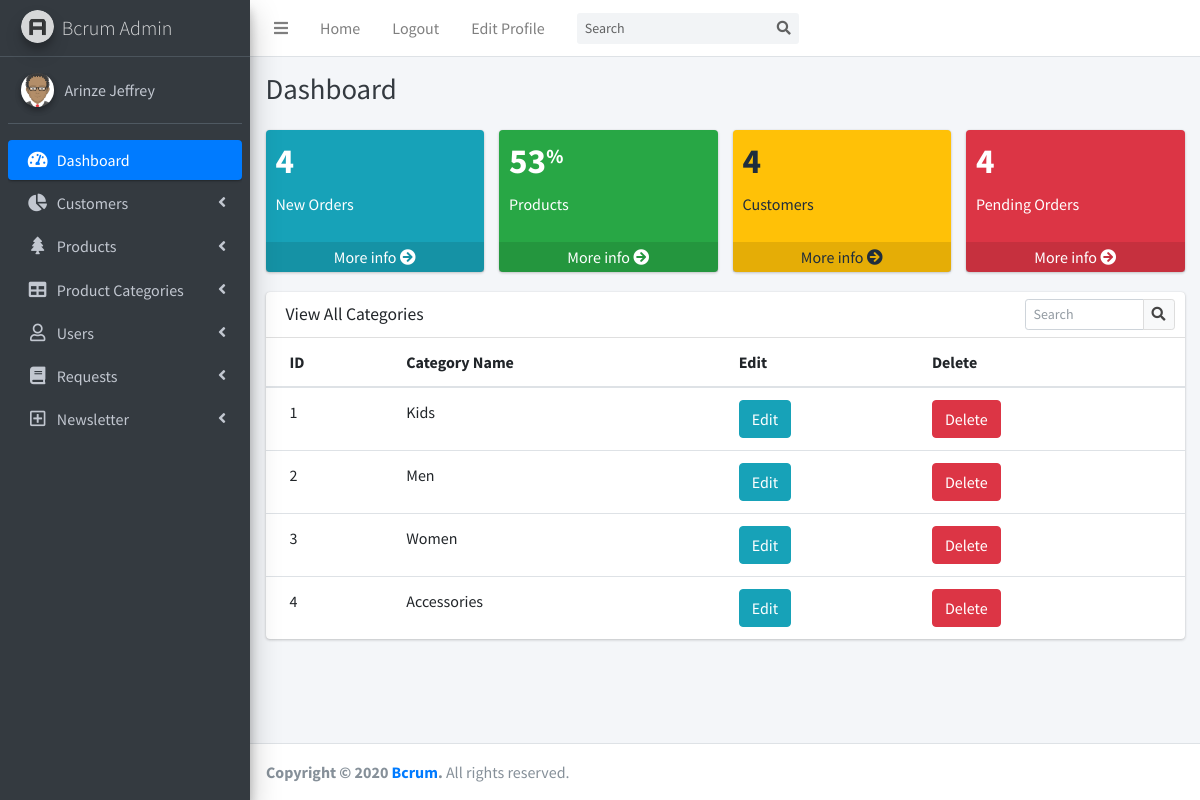
The page /admin_product_categories (signed in) on the database its author committed.
### bcrum/models.py (models this page shows, shortened)
class Users(db.Model, UserMixin):
    id = db.Column(db.Integer, primary_key=True, nullable=False)
    first_name = db.Column(db.String(200))
    last_name = db.Column(db.String(200))
    email = db.Column(db.String(200), unique=True)
    user_role = db.Column(db.String(200), default="customer")
    password = db.Column(db.String(200))
    mobile_number = db.Column(db.String(200))
    address = db.Column(db.String(200))
    order_status = db.Column(db.String(200), default='Pending')
    orders = db.relationship('Order', backref='customer')

class Categories(db.Model):
    id = db.Column(db.Integer, primary_key=True, nullable=False)
    category = db.Column('category', db.Unicode, nullable=False)
    products = db.relationship('Product', backref='category')

### bcrum/routes.py (the view)
@app.route('/admin_product_categories')
@login_required
def view_all_categories():
    if current_user.is_authenticated:
        if current_user.user_role != 'admin':
            return redirect(url_for('index'))
    categories = Categories.query.all()
    return render_template('view_all_category.html', categories=categories)

### bcrum/models.py (called while the page is built)
@login_manager.user_loader
def admin(user_id):
    return Users.query.get(int(user_id))

### bcrum/templates/view_all_category.html
{% extends 'admin_layout.html' %}
{% block contents %}
          <div class="col-12">
            <div class="card">
              <div class="card-header">
                <h3 class="card-title">View All Categories</h3>
                <div class="card-tools">
                  <div class="input-group input-group-sm" style="width: 150px;">
                    <input type="text" name="table_search" class="form-control float-right" placeholder="Search">
                    <div class="input-group-append">
                      <button type="submit" class="btn btn-default"><i class="fas fa-search"></i></button>
                    </div>
                  </div>
                </div>
              </div>
              <div class="card-body table-responsive p-0">
                <table class="table table-hover text-wrap">
                  <thead>
                    <tr>
                      <th>ID</th>
                      <th>Category Name</th>
                      <th>Edit</th>
                      <th>Delete</th>
                    </tr>
                  </thead>
                  <tbody>
                  {%for item in categories%}
                    <tr>
                      <td>{{item.id}}</td>
                      <td>{{item.category}}</td>
                      <td><a href='{{url_for("edit_category", cat_id=item.id)}}' class='btn btn-info'>Edit</a></td>
                      <td><a href='{{url_for("delete_category", cat_id=item.id)}}' class='btn btn-danger'>Delete</a></td>
                    </tr>
                    {%endfor%}
                  </tbody>
                </table>
              </div>
            </div>
          </div>
{% endblock contents %}

### bcrum/templates/admin_layout.html (shortened to what this page needs)
<!DOCTYPE html>
<html>
<head>
  <link rel="stylesheet" href="{{url_for('static', filename='css/fontawesome-free/css/all.min.css')}}">
  <link rel="stylesheet" href="https://code.ionicframework.com/ionicons/2.0.1/css/ionicons.min.css">
  <link rel="stylesheet" href="{{url_for('static', filename='css/tempusdominus-bootstrap-4.min.css')}}">
  <link rel="stylesheet" href="{{url_for('static', filename='css/icheck-bootstrap.min.css')}}">
  <link rel="stylesheet" href="{{url_for('static', filename='css/jqvmap.min.css')}}">
  <link rel="stylesheet" href="{{url_for('static', filename='css/adminlte.min.css')}}">
  <link rel="stylesheet" href="{{url_for('static', filename='css/OverlayScrollbars.min.css')}}">
  <link rel="stylesheet" href="{{url_for('static', filename='css/daterangepicker.css')}}">
  <link rel="stylesheet" href="{{url_for('static', filename='css/summernote-bs4.css')}}">
</head>
<body class="hold-transition sidebar-mini layout-fixed">
<div class="wrapper">
  <nav class="main-header navbar navbar-expand navbar-white navbar-light">
    <ul class="navbar-nav">
      <li class="nav-item">
        <a class="nav-link" data-widget="pushmenu" href="#" role="button"><i class="fas fa-bars"></i></a>
      </li>
      <li class="nav-item d-none d-sm-inline-block">
        <a href="{{url_for('index')}}" class="nav-link">Home</a>
      </li>
      <li class="nav-item d-none d-sm-inline-block">
        <a href="{{url_for('logout')}}" class="nav-link">Logout</a>
      </li>
      <li class="nav-item d-none d-sm-inline-block">
        <a href="{{url_for('edit_profile')}}" class="nav-link">Edit Profile</a>
      </li>
    </ul>
    <form class="form-inline ml-3">
      <div class="input-group input-group-sm">
        <input class="form-control form-control-navbar" type="search" placeholder="Search" aria-label="Search">
        <div class="input-group-append">
          <button class="btn btn-navbar" type="submit">
            <i class="fas fa-search"></i>
          </button>
        </div>
      </div>
    </form>
  </nav>
  <aside class="main-sidebar sidebar-dark-primary elevation-4">
    <a href="index3.html" class="brand-link">
      <img src="{{url_for('static', filename='img/AdminLTELogo.png')}}" alt="AdminLTE Logo" class="brand-image img-circle elevation-3"
           style="opacity: .8">
      <span class="brand-text font-weight-light">Bcrum Admin</span>
    </a>
    <div class="sidebar">
      <div class="user-panel mt-3 pb-3 mb-3 d-flex">
        <div class="image">
          <img src="{{url_for('static', filename='img/avatar.png')}}" class="img-circle elevation-2" alt="User Image">
        </div>
        <div class="info">
        {%if current_user.is_authenticated%}
          <a href="#" class="d-block">{{current_user.first_name}} {{current_user.last_name}}</a>
        {%endif%}
        </div>
      </div>
      <nav class="mt-2">
        <ul class="nav nav-pills nav-sidebar flex-column" data-widget="treeview" role="menu" data-accordion="false">
          <li class="nav-item has-treeview menu-open">
            <a href="{{url_for('view_all_customers')}}" class="nav-link active">
              <i class="nav-icon fas fa-tachometer-alt"></i>
              <p>
                Dashboard
              </p>
            </a>
          </li>
          <li class="nav-item has-treeview">
            <a href="#" class="nav-link">
              <i class="nav-icon fas fa-chart-pie"></i>
              <p>
                Customers
                <i class="right fas fa-angle-left"></i>
              </p>
            </a>
          </li>
          <li class="nav-item has-treeview">
            <a href="#" class="nav-link">
              <i class="nav-icon fas fa-tree"></i>
              <p>
                Products
                <i class="fas fa-angle-left right"></i>
              </p>
            </a>
          </li>
          <li class="nav-item has-treeview">
            <a href="#" class="nav-link">
              <i class="nav-icon fas fa-table"></i>
              <p>
                Product Categories
                <i class="fas fa-angle-left right"></i>
              </p>
            </a>
          </li>
          <li class="nav-item has-treeview">
            <a href="#" class="nav-link">
              <i class="nav-icon far fa-user"></i>
              <p>
                Users
                <i class="fas fa-angle-left right"></i>
              </p>
            </a>
          </li>
          <li class="nav-item has-treeview">
            <a href="#" class="nav-link">
              <i class="nav-icon fas fa-book"></i>
              <p>
                Requests
                <i class="fas fa-angle-left right"></i>
              </p>
            </a>
          </li>
          <li class="nav-item has-treeview">
            <a href="#" class="nav-link">
              <i class="nav-icon far fa-plus-square"></i>
              <p>
                Newsletter
                <i class="fas fa-angle-left right"></i>
              </p>
            </a>
          </li>
        </ul>
      </nav>
    </div>
  </aside>
  <div class="content-wrapper">
    <div class="content-header">
      <div class="container-fluid">
        <div class="row mb-2">
          <div class="col-sm-6">
            <h1 class="m-0 text-dark">Dashboard</h1>
          </div>
          <div class="col-sm-6">
          </div>
        </div>
      </div>
    </div>
    <section class="content">
      <div class="container-fluid">
        <div class="row">
          <div class="col-lg-3 col-6">
            <div class="small-box bg-info">
              <div class="inner">
                <h3>4</h3>
                <p>New Orders</p>
              </div>
              <a href="#" class="small-box-footer">More info <i class="fas fa-arrow-circle-right"></i></a>
            </div>
          </div>
          <div class="col-lg-3 col-6">
            <div class="small-box bg-success">
              <div class="inner">
                <h3>53<sup style="font-size: 20px">%</sup></h3>
                <p>Products</p>
              </div>
              <a href="#" class="small-box-footer">More info <i class="fas fa-arrow-circle-right"></i></a>
            </div>
          </div>
          <div class="col-lg-3 col-6">
            <div class="small-box bg-warning">
              <div class="inner">
                <h3>4</h3>
                <p>Customers</p>
              </div>
              <a href="#" class="small-box-footer">More info <i class="fas fa-arrow-circle-right"></i></a>
            </div>
          </div>
          <div class="col-lg-3 col-6">
            <div class="small-box bg-danger">
              <div class="inner">
                <h3>4</h3>
                <p>Pending Orders</p>
              </div>
              <a href="#" class="small-box-footer">More info <i class="fas fa-arrow-circle-right"></i></a>
            </div>
          </div>
        </div>
        <div class="row">
  {% block contents %}
  {% endblock contents %}
        </div>
      </div>
    </section>
  </div>
  <footer class="main-footer">
    <strong>Copyright &copy; 2020 <a href="#">Bcrum</a>.</strong>
    All rights reserved.
  </footer>
</div>
</body>
</html>

### rows shown on the page
Users: first_name "Arinze", last_name "Jeffrey"
Categories: id "1", category "Kids"
Categories: id "2", category "Men"
Categories: id "3", category "Women"
Categories: id "4", category "Accessories"
